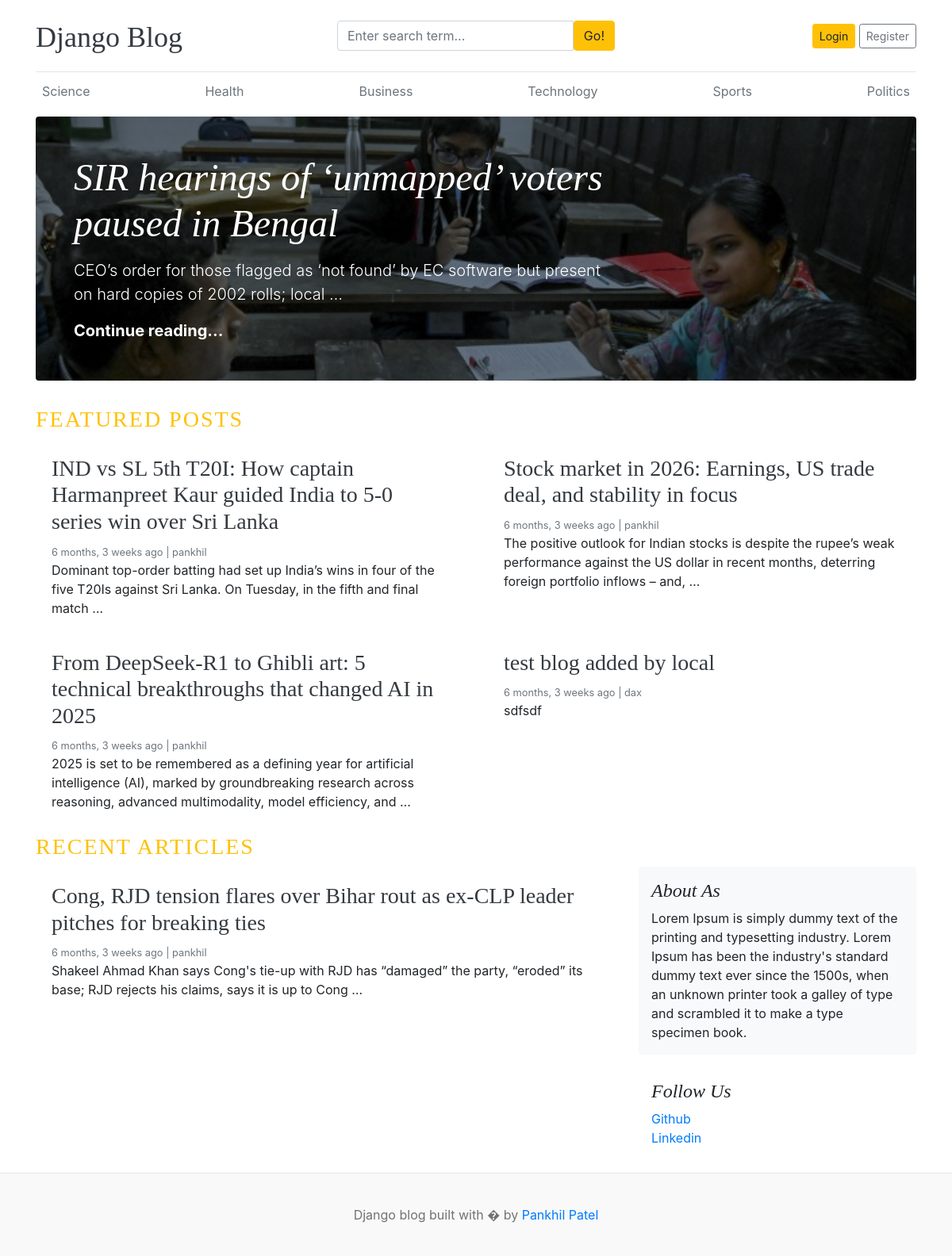
The page / on the database its author committed.
### blogs/models.py (models this page shows, shortened)
class Category(models.Model):
    category_name = models.CharField(max_length=50,unique=True)
    created_at = models.DateTimeField(auto_now_add=True)
    updated_at = models.DateTimeField(auto_now=True)
    class Meta:
        verbose_name_plural = 'categories'

class Blog(models.Model):
    title = models.CharField(max_length=100)
    slug = models.SlugField(max_length=150, unique=True,blank=True)
    category = models.ForeignKey(Category, on_delete=models.CASCADE)
    author = models.ForeignKey(User, on_delete=models.CASCADE)
    featured_image = models.ImageField(upload_to='uploads/%Y/%m/%d')
    short_description = models.TextField(max_length=500)
    blog_body = models.TextField(max_length=2000)
    status = models.CharField(max_length=20,choices=STATUS_CHOICES, default="Draft")
    is_featured = models.BooleanField(default=False)
    created_at = models.DateTimeField(auto_now_add=True)
    updated_at = models.DateTimeField(auto_now=True)
    def __str__(self):
        return self.title

### assignments/models.py (models this page shows, shortened)
class About(models.Model):
    about_heading = models.CharField(max_length=25)
    about_description = models.CharField(max_length=255)
    created_at = models.DateTimeField(auto_now_add=True)
    updated_at = models.DateTimeField(auto_now=True)
    class Meta:
        verbose_name_plural = 'About'

class SocialLink(models.Model):
    platform = models.CharField(max_length=25)
    link = models.URLField(max_length=100)
    created_at = models.DateTimeField(auto_now_add=True)
    updated_at = models.DateTimeField(auto_now=True)

### blog_main/views.py (the view)
# urls.py: 2. Add a URL to urlpatterns:  path('', views.home, name='home')
def home(req):
    featured_posts = Blog.objects.select_related('author').filter(is_featured=True,status='Published').order_by('updated_at')
    posts = Blog.objects.select_related('author').filter(is_featured=False,status='Published')
    print(featured_posts)
    print(posts)
    try:
        about = About.objects.first()
    except:
        about = None
    context = {
        'featured_posts' : featured_posts,
        'posts' : posts,
        'about':about,
    }
    return render(req,"home.html",context)

### blogs/context_processors.py (called while the page is built)
def get_categories(req):
    categories = Category.objects.all()
    return dict(categories=categories)

def get_social_links(req):
    social_link = SocialLink.objects.all()
    return dict(social_link=social_link)

### templates/home.html
{% extends 'base.html' %}
{% block content %}
{% for post in featured_posts %}
{% if forloop.first %}
<div class="jumbotron p-3 p-md-5 text-white rounded bg-dark"
    style="background-image: url({{ post.featured_image.url}});background-blend-mode: overlay;background-size:cover;">
    <div class="col-md-8 px-0">
        <h1 class="display-4 font-italic">{{ post.title }}</h1>
        <p class="lead my-3">{{ post.short_description | truncatewords:20 }}</p>
        <p class="lead mb-0"><a href="{% url 'blogs' post.slug  %}" class="text-white font-weight-bold">Continue
                reading...</a></p>
    </div>
</div>
{% endif %}
{% endfor %}
<h3 class="text-uppercase text-warning" style="letter-spacing: 2px;">Featured Posts</h3>
<div class="row mb-2">
    {% for post in featured_posts %}
    {% if not forloop.first %}
    <div class="col-md-6">
        <div class="card border-0">
            <div class="card-body">
                <h3><a href="{% url 'blogs' post.slug  %}" class="text-dark">{{ post.title }}</a></h3>
                <small class="mb-1 text-muted">{{ post.created_at | timesince}} ago | {{ post.author }}</small>
                <p class="card-text">{{ post.short_description | truncatewords:25 }}</p>
            </div>
        </div>
    </div>
    {% endif %}
    {% endfor %}
</div>
<h3 class="text-uppercase text-warning" style="letter-spacing: 2px;">Recent Articles</h3>
<main role="main" class="container p-0">
    <div class="row">
        <div class="col-md-8 blog-main">
            {% for post in posts %}
            <div class="card border-0">
                <div class="card-body">
                    <h3><a href="{% url 'blogs' post.slug %}" class="text-dark">{{ post.title }}</a></h3>
                    <small class="mb-1 text-muted">{{ post.created_at | timesince}} ago | {{ post.author}}
                    </small>
                    <p class="card-text">{{ post.short_description | truncatewords:25 }}</p>
                </div>
            </div>
            {% endfor %}
        </div>
        <aside class="col-md-4 blog-sidebar">
            <div class="p-3 mb-3 bg-light rounded">
                <h4 class="font-italic">{{ about.about_heading }}</h4>
                <p class="mb-0">{{ about.about_description }}</p>
            </div>
            {% if social_link %}
            <div class="p-3">
                <h4 class="font-italic">Follow Us</h4>
                <ol class="list-unstyled">
                    {% for i in social_link %}
                    <li><a href="{{ i.link }}">{{ i.platform }}</a></li>
                    {% endfor %}
                </ol>
            </div>
            {% endif %}
        </aside>
    </div>
</main>
</div>
{% endblock %}

### templates/base.html (shortened to what this page needs)
{% load static %}
<!DOCTYPE html>
<html lang="en">
<head>
    <link href="https://getbootstrap.com/docs/4.0/dist/css/bootstrap.min.css" rel="stylesheet">
    <link href="{% static 'css/blog.css' %}" rel="stylesheet">
    <link rel="stylesheet" href="https://cdnjs.cloudflare.com/ajax/libs/font-awesome/5.15.2/css/all.min.css" />
</head>
<body>
    <div class="container">
        <header class="blog-header py-3">
            <div class="row flex-nowrap justify-content-between align-items-center">
                <div class="col-4 pt-1">
                    <a class="blog-header-logo text-dark" href="/">Django Blog</a>
                </div>
                <div class="col-4">
                    <form action="{% url 'search' %}" method="get">
                        <div class="input-group">
                            <input class="form-control" value="{{ keyword }}" type="text"
                                placeholder="Enter search term..." aria-label="Enter search term..." name="keyword"
                                aria-describedby="button-search" />
                            <button class="btn btn-warning" id="button-search" type="submit">Go!</button>
                        </div>
                    </form>
                </div>
                <div class="col-4 d-flex justify-content-end align-items-center">
                    {% if not user.is_authenticated %}
                    <a class="btn btn-sm btn-warning" href="{% url 'login' %}">Login</a> &nbsp;
                    <a class="btn btn-sm btn-outline-secondary" href="{% url 'register' %}">Register</a>
                    {% else %}
                    <span><a href="{% url 'dashboard' %}">Dashboard</a></span>
                    &emsp;
                    <span><a href="{% url 'logout' %}">Logout</a></span>
                    {% endif %}
                </div>
            </div>
        </header>
        <div class="nav-scroller py-1 mb-2">
            <nav class="nav d-flex justify-content-between">
                {% for cat in categories %}
                <a class="p-2 text-muted" href="{% url 'posts_by_category' cat.id %}">{{cat.category_name}}</a>
                {% endfor %}
            </nav>
        </div>
        {% block content %}
        {% endblock %}
        <footer class="blog-footer">
            <p>Django blog built with � by <a href="#">Pankhil Patel</a></p>
        </footer>
</body>
</html>

### blog_main/static/css/blog.css (style rules this page uses)
.blog-header { border-bottom: 1px solid #e5e5e5; }
.blog-header-logo { font-family: "Playfair Display", Georgia, "Times New Roman", serif ; font-size: 2.25rem; }
h1, h2, h3, h4, h5, h6 { font-family: "Playfair Display", Georgia, "Times New Roman", serif ; }
.display-4 { font-size: 2.5rem; }
@media (min-width: 768px) { .display-4 { font-size: 3rem; } }
.blog-footer { padding: 2.5rem 0; color: #727272; text-align: center; background-color: #f9f9f9; border-top: .05rem solid #e5e5e5; }
.blog-footer p:last-child { margin-bottom: 0; }

### rows shown on the page
Category: category_name "Science"
Category: category_name "Health"
Category: category_name "Business"
Category: category_name "Technology"
Category: category_name "Sports"
Category: category_name "Politics"
Blog: featured_image (picture), title "SIR hearings of ‘unmapped’ voters paused in Bengal", short_description "CEO’s order for those flagged as ‘not found’ by EC software but present on hard copies of 2002 rolls; local …"
Blog: title "IND vs SL 5th T20I: How captain Harmanpreet Kaur guided India to 5-0 series win over Sri Lanka", created_at "6 months, 3 weeks", author "pankhil", short_description "Dominant top-order batting had set up India’s wins in four of the five T20Is against Sri Lanka. On Tuesday, in the fifth and final match …"
Blog: title "Stock market in 2026: Earnings, US trade deal, and stability in focus", created_at "6 months, 3 weeks", author "pankhil", short_description "The positive outlook for Indian stocks is despite the rupee’s weak performance against the US dollar in recent months, deterring foreign portfolio inflows – and, …"
Blog: title "From DeepSeek-R1 to Ghibli art: 5 technical breakthroughs that changed AI in 2025", created_at "6 months, 3 weeks", author "pankhil", short_description "2025 is set to be remembered as a defining year for artificial intelligence (AI), marked by groundbreaking research across reasoning, advanced multimodality, model efficiency, and …"
Blog: title "test blog added by local", created_at "6 months, 3 weeks", author "dax", short_description "sdfsdf"
Blog: title "Cong, RJD tension flares over Bihar rout as ex-CLP leader pitches for breaking ties", created_at "6 months, 3 weeks", author "pankhil", short_description "Shakeel Ahmad Khan says Cong's tie-up with RJD has “damaged” the party, “eroded” its base; RJD rejects his claims, says it is up to Cong …"
About: about_heading "About As", about_description "Lorem Ipsum is simply dummy text of the printing and typesetting industry. Lorem Ipsum has been the industry's standard dummy text ever since the 1500s, when an unknown printer took a galley of type and scrambled it to make a type specimen book."
SocialLink: platform "Github"
SocialLink: platform "Linkedin"
